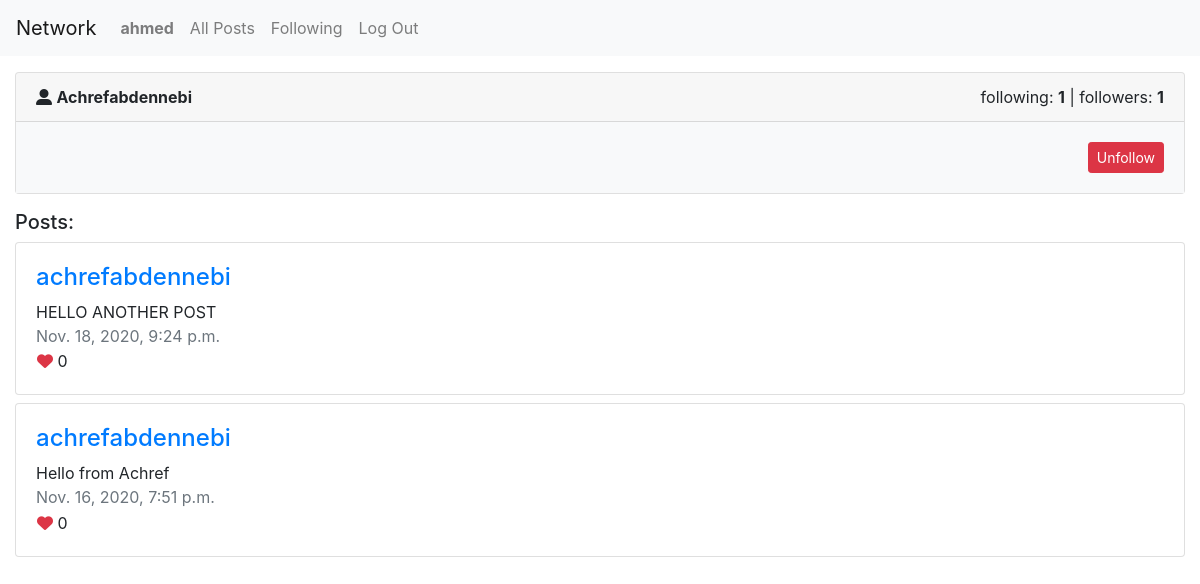
/profile/1 (signed in), run on the app's committed database.
### network/models.py (models this page shows, shortened)
class User(AbstractUser):
    pass

class Post(models.Model):
    content = models.CharField(max_length=250)
    created_by = models.ForeignKey(User,null=True, blank=True, on_delete=DO_NOTHING, related_name="users")
    likes = models.IntegerField(default=0)
    created_date = models.DateTimeField()

### network/views.py (the view)
# urls.py: path("profile/<int:profile_id>", views.getProfile, name="profile"),
def getProfile(request, profile_id):
    try:
        profile = User.objects.get(pk=profile_id)
        following = profile.following.count()
        followersCount = profile.followers.count()
        posts = Post.objects.filter(created_by=profile.id).all().order_by('-created_date')
        is_followed = profile.followers.filter(following_id = profile_id).exists()
    except User.DoesNotExist:
        raise CommandError("Post not saved")
    return render(request, "network/profile.html", {
        "profile": profile,
        "following": following,
        "followers" : followersCount,
        "is_followed": is_followed,
        "posts": posts
    })

### network/templates/network/profile.html (shortened to what this page needs)
{% extends "network/layout.html" %}
{% block body %}
<div class="container-fluid mt-3">
    <div class="card">
        <div class="card-header">
          <div class="float-left">
            <i class="fas fa-user-alt"></i>
            <span class="font-weight-bold text-capitalize">{{ profile }}</span>
          </div>
          <div class="float-right">
            <div>
                <span>following: <strong>{{following}}</strong></span> |
                <span>followers: <strong>{{followers}}</strong></span>
            </div>
          </div>
        </div>
        <div class="card-body bg-light">
        {% if user.id != profile.id%}
        <div class="float-right">
            {% if is_followed %}
                <a href="#" class="btn btn-danger btn-sm">Unfollow</a>
            {% else %}
                <a href="#" class="btn btn-primary btn-sm">Follow</a>
            {% endif  %}
        </div>
        {% endif %}
        </div>
    </div>
</div>
<div class="container-fluid mt-3">
    <h5>Posts: </h5>
    {% for post in posts %}
    <div class="row mt-2">
        <div class="col-md-12">
            <div class="card">
                <div class="card-body">
                    <div class="post-detail">
                        <h4>
                            <a href="{% url 'profile' post.created_by.id %}">
                                {{ post.created_by }}
                            </a>
                        </h4>
                        <div class="post-content">
                            {{ post.content }}
                        </div>
                        <span class="text-muted">{{ post.created_date }}</span>
                        <div class="post-reaction">
                            <button type="button" class="btn p-0">
                                <i class="fas fa-heart text-danger"></i>
                                <span class="font-weight-normal">{{post.likes}}</span>
                            </button>
                        </div>
                    </div>
                </div>
            </div>
        </div>
    </div>
    {% endfor %}
</div>
{% endblock %}

### network/templates/network/layout.html (shortened to what this page needs)
{% load static %}
<!DOCTYPE html>
<html lang="en">
    <head>
        <link rel="stylesheet" href="https://stackpath.bootstrapcdn.com/bootstrap/4.4.1/css/bootstrap.min.css">
        <link href="{% static 'network/styles.css' %}" rel="stylesheet">
    </head>
    <body>
        <nav class="navbar navbar-expand-lg navbar-light bg-light">
            <a class="navbar-brand" href="#">Network</a>
            <div>
              <ul class="navbar-nav mr-auto">
                {% if user.is_authenticated %}
                    <li class="nav-item">
                        <a class="nav-link" href="{% url 'index' %}"><strong>{{ user.username }}</strong></a>
                    </li>
                {% endif %}
                <li class="nav-item">
                  <a class="nav-link" href="{% url 'posts' %}">All Posts</a>
                </li>
                {% if user.is_authenticated %}
                    <li class="nav-item">
                        <a class="nav-link" href="#">Following</a>
                    </li>
                    <li class="nav-item">
                        <a class="nav-link" href="{% url 'logout' %}">Log Out</a>
                    </li>
                {% endif %}
              </ul>
            </div>
          </nav>
        <div class="body">
            {% block body %}
            {% endblock %}
        </div>
    </body>
</html>

### data on the page
User: username "ahmed"
User: username "Achrefabdennebi"
Post: created_by "achrefabdennebi", content "HELLO ANOTHER POST", created_date "Nov. 18, 2020, 9:24 p.m.", likes "0"
Post: created_by "achrefabdennebi", content "Hello from Achref", created_date "Nov. 16, 2020, 7:51 p.m.", likes "0"

### other printed values
{{ following }} "1"
{{ followers }} "1"
